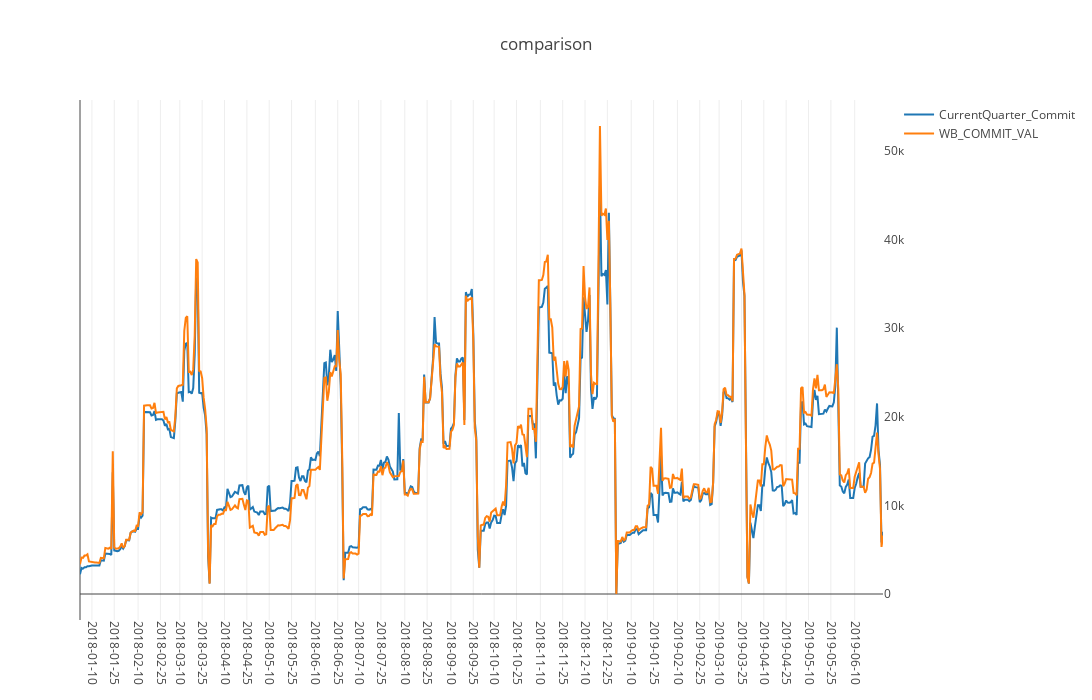
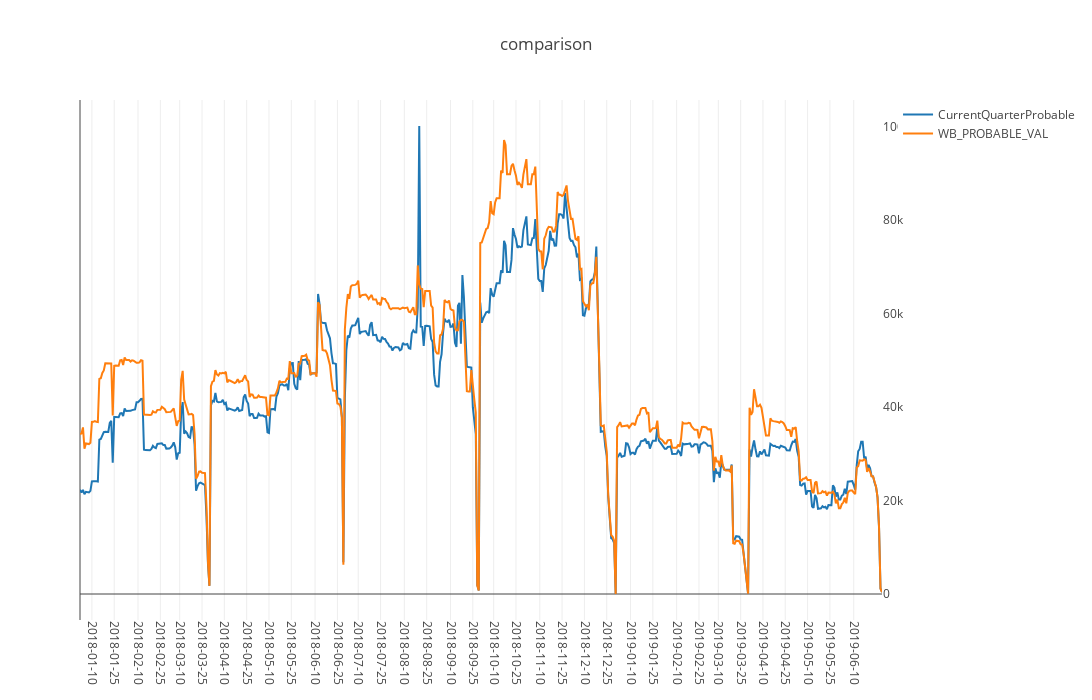
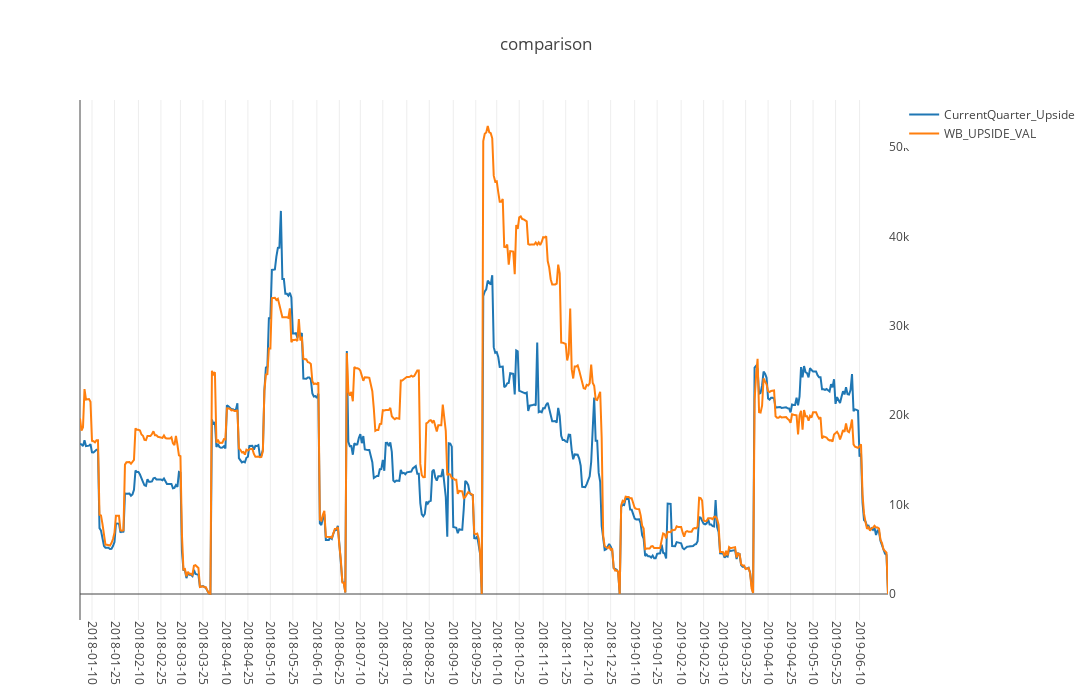

Notebook code cell kept with these figures, in order:
### Code cell
df = val_intersection[(val_intersection.GLOBAL_01_CODE=='AP')].reset_index(drop=True)
compares = ['CurrentQuarter_Commit', 'WB_COMMIT_VAL']
visulization_all(df, compares)


df = val_intersection[(val_intersection.GLOBAL_01_CODE=='AP')].reset_index(drop=True)
compares = ['CurrentQuarterProbable', 'WB_PROBABLE_VAL']
visulization_all(df, compares)


df = val_intersection[(val_intersection.GLOBAL_01_CODE=='AP')].reset_index(drop=True)
compares = ['CurrentQuarter_Upside', 'WB_UPSIDE_VAL']
visulization_all(df, compares)

### Figure 1 — Plotly figure (JSON) as saved in the notebook; plotly's stock layout.template omitted (floating-point values rounded to 4 significant figures; data arrays with more than 128 entries replaced by an {"elided": "..."} marker saying what was removed)
{"data": [{"mode": "lines", "name": "CurrentQuarter_Commit", "type": "scatter", "uid": "e509001c-7746-4d85-8092-4de4918539d6", "x": {"elided": "540 int values"}, "y": {"elided": "540 float values"}}, {"mode": "lines", "name": "WB_COMMIT_VAL", "type": "scatter", "uid": "a9030a72-600d-450b-bad2-93fe5fb8ab80", "x": {"elided": "540 int values"}, "y": {"elided": "540 float values"}}], "layout": {"autosize": false, "height": 700, "title": {"text": "comparison"}, "width": 1300, "xaxis": {"autorange": true, "range": [0, 539], "showticklabels": true, "tickangle": 90, "ticktext": ["2018-01-10", "2018-01-25", "2018-02-10", "2018-02-25", "2018-03-10", "2018-03-25", "2018-04-10", "2018-04-25", "2018-05-10", "2018-05-25", "2018-06-10", "2018-06-25", "2018-07-10", "2018-07-25", "2018-08-10", "2018-08-25", "2018-09-10", "2018-09-25", "2018-10-10", "2018-10-25", "2018-11-10", "2018-11-25", "2018-12-10", "2018-12-25", "2019-01-10", "2019-01-25", "2019-02-10", "2019-02-25", "2019-03-10", "2019-03-25", "2019-04-10", "2019-04-25", "2019-05-10", "2019-05-25", "2019-06-10"], "tickvals": [8, 23, 39, 54, 67, 82, 97, 112, 127, 142, 158, 173, 187, 202, 218, 233, 249, 264, 278, 293, 309, 324, 339, 354, 370, 385, 401, 416, 429, 444, 459, 474, 489, 504, 520], "type": "linear"}, "yaxis": {"autorange": true, "overlaying": "y", "range": [-2932.0, 55710.0], "showgrid": false, "showticklabels": true, "side": "right", "type": "linear"}}}

### Figure 2 — Plotly figure (JSON) as saved in the notebook; plotly's stock layout.template omitted (floating-point values rounded to 4 significant figures; data arrays with more than 128 entries replaced by an {"elided": "..."} marker saying what was removed)
{"data": [{"mode": "lines", "name": "CurrentQuarterProbable", "type": "scatter", "uid": "b4556b0f-ff9a-4766-8d6c-9084dfd6d1df", "x": {"elided": "540 int values"}, "y": {"elided": "540 float values"}}, {"mode": "lines", "name": "WB_PROBABLE_VAL", "type": "scatter", "uid": "bfb83563-394a-475c-8956-6ecfba65b36d", "x": {"elided": "540 int values"}, "y": {"elided": "540 float values"}}], "layout": {"autosize": false, "height": 700, "title": {"text": "comparison"}, "width": 1300, "xaxis": {"autorange": true, "range": [0, 539], "showticklabels": true, "tickangle": 90, "ticktext": ["2018-01-10", "2018-01-25", "2018-02-10", "2018-02-25", "2018-03-10", "2018-03-25", "2018-04-10", "2018-04-25", "2018-05-10", "2018-05-25", "2018-06-10", "2018-06-25", "2018-07-10", "2018-07-25", "2018-08-10", "2018-08-25", "2018-09-10", "2018-09-25", "2018-10-10", "2018-10-25", "2018-11-10", "2018-11-25", "2018-12-10", "2018-12-25", "2019-01-10", "2019-01-25", "2019-02-10", "2019-02-25", "2019-03-10", "2019-03-25", "2019-04-10", "2019-04-25", "2019-05-10", "2019-05-25", "2019-06-10"], "tickvals": [8, 23, 39, 54, 67, 82, 97, 112, 127, 142, 158, 173, 187, 202, 218, 233, 249, 264, 278, 293, 309, 324, 339, 354, 370, 385, 401, 416, 429, 444, 459, 474, 489, 504, 520], "type": "linear"}, "yaxis": {"autorange": true, "overlaying": "y", "range": [-5559.0, 105600.0], "showgrid": false, "showticklabels": true, "side": "right", "type": "linear"}}}

### Figure 3 — Plotly figure (JSON) as saved in the notebook; plotly's stock layout.template omitted (floating-point values rounded to 4 significant figures; data arrays with more than 128 entries replaced by an {"elided": "..."} marker saying what was removed)
{"data": [{"mode": "lines", "name": "CurrentQuarter_Upside", "type": "scatter", "uid": "f9cfe9cc-2b4d-414d-aa58-0593fd99e21f", "x": {"elided": "540 int values"}, "y": {"elided": "540 float values"}}, {"mode": "lines", "name": "WB_UPSIDE_VAL", "type": "scatter", "uid": "d82be62d-bd63-4af5-b441-f4825e64f3db", "x": {"elided": "540 int values"}, "y": {"elided": "540 float values"}}], "layout": {"autosize": false, "height": 700, "title": {"text": "comparison"}, "width": 1300, "xaxis": {"autorange": true, "range": [0, 539], "showticklabels": true, "tickangle": 90, "ticktext": ["2018-01-10", "2018-01-25", "2018-02-10", "2018-02-25", "2018-03-10", "2018-03-25", "2018-04-10", "2018-04-25", "2018-05-10", "2018-05-25", "2018-06-10", "2018-06-25", "2018-07-10", "2018-07-25", "2018-08-10", "2018-08-25", "2018-09-10", "2018-09-25", "2018-10-10", "2018-10-25", "2018-11-10", "2018-11-25", "2018-12-10", "2018-12-25", "2019-01-10", "2019-01-25", "2019-02-10", "2019-02-25", "2019-03-10", "2019-03-25", "2019-04-10", "2019-04-25", "2019-05-10", "2019-05-25", "2019-06-10"], "tickvals": [8, 23, 39, 54, 67, 82, 97, 112, 127, 142, 158, 173, 187, 202, 218, 233, 249, 264, 278, 293, 309, 324, 339, 354, 370, 385, 401, 416, 429, 444, 459, 474, 489, 504, 520], "type": "linear"}, "yaxis": {"autorange": true, "overlaying": "y", "range": [-2908.0, 55260.0], "showgrid": false, "showticklabels": true, "side": "right", "type": "linear"}}}
